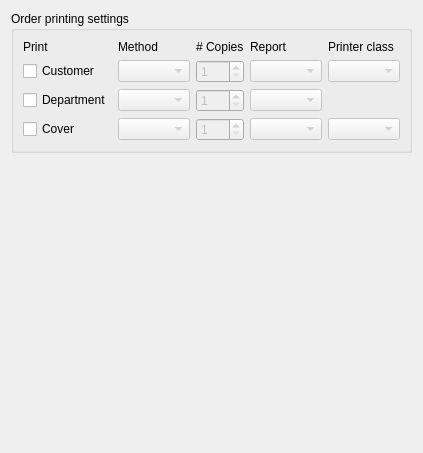
       <widget class="QWidget" name="tab4">
        <attribute name="title">
         <string>Order print</string>
        </attribute>
        <layout class="QVBoxLayout" name="verticalLayout_19">
         <item>
          <widget class="QGroupBox" name="groupBox_4">
           <property name="title">
            <string>Order printing settings</string>
           </property>
           <layout class="QVBoxLayout" name="verticalLayout">
            <item>
             <layout class="QGridLayout" name="gridLayout">
              <item row="0" column="0">
               <widget class="QLabel" name="labelCopy_2">
                <property name="text">
                 <string>Print</string>
                </property>
                <property name="buddy">
                 <cstring>spinBoxCustomerCopies</cstring>
                </property>
               </widget>
              </item>
              <item row="0" column="1">
               <widget class="QLabel" name="labelCopy_6">
                <property name="text">
                 <string>Method</string>
                </property>
                <property name="buddy">
                 <cstring>spinBoxCustomerCopies</cstring>
                </property>
               </widget>
              </item>
              <item row="0" column="2">
               <widget class="QLabel" name="labelCopy">
                <property name="text">
                 <string># Copies</string>
                </property>
                <property name="buddy">
                 <cstring>spinBoxCustomerCopies</cstring>
                </property>
               </widget>
              </item>
              <item row="0" column="3">
               <widget class="QLabel" name="labelCopy_4">
                <property name="text">
                 <string>Report</string>
                </property>
                <property name="buddy">
                 <cstring>spinBoxCustomerCopies</cstring>
                </property>
               </widget>
              </item>
              <item row="0" column="4">
               <widget class="QLabel" name="labelCopy_3">
                <property name="text">
                 <string>Printer class</string>
                </property>
                <property name="buddy">
                 <cstring>spinBoxCustomerCopies</cstring>
                </property>
               </widget>
              </item>
              <item row="1" column="0">
               <widget class="QCheckBox" name="checkBoxCustomerCopy">
                <property name="text">
                 <string>Customer</string>
                </property>
                <property name="checked">
                 <bool>false</bool>
                </property>
               </widget>
              </item>
              <item row="1" column="1">
               <widget class="RelationalComboBox" name="comboBoxCustomerMethod">
                <property name="enabled">
                 <bool>false</bool>
                </property>
               </widget>
              </item>
              <item row="1" column="2">
               <widget class="QSpinBox" name="spinBoxCustomerCopies">
                <property name="enabled">
                 <bool>false</bool>
                </property>
                <property name="minimum">
                 <number>1</number>
                </property>
               </widget>
              </item>
              <item row="1" column="3">
               <widget class="RelationalComboBox" name="comboBoxCustomerReport">
                <property name="enabled">
                 <bool>false</bool>
                </property>
                <property name="sizePolicy">
                 <sizepolicy hsizetype="Minimum" vsizetype="Fixed">
                  <horstretch>0</horstretch>
                  <verstretch>0</verstretch>
                 </sizepolicy>
                </property>
               </widget>
              </item>
              <item row="1" column="4">
               <widget class="RelationalComboBox" name="comboBoxCustomerPrinter">
                <property name="enabled">
                 <bool>false</bool>
                </property>
                <property name="sizePolicy">
                 <sizepolicy hsizetype="Minimum" vsizetype="Fixed">
                  <horstretch>0</horstretch>
                  <verstretch>0</verstretch>
                 </sizepolicy>
                </property>
               </widget>
              </item>
              <item row="2" column="0">
               <widget class="QCheckBox" name="checkBoxDepartmentCopy">
                <property name="text">
                 <string>Department</string>
                </property>
                <property name="checked">
                 <bool>false</bool>
                </property>
               </widget>
              </item>
              <item row="2" column="1">
               <widget class="RelationalComboBox" name="comboBoxDepartmentMethod">
                <property name="enabled">
                 <bool>false</bool>
                </property>
               </widget>
              </item>
              <item row="2" column="2">
               <widget class="QSpinBox" name="spinBoxDepartmentCopies">
                <property name="enabled">
                 <bool>false</bool>
                </property>
                <property name="minimum">
                 <number>1</number>
                </property>
               </widget>
              </item>
              <item row="2" column="3">
               <widget class="RelationalComboBox" name="comboBoxDepartmentReport">
                <property name="enabled">
                 <bool>false</bool>
                </property>
                <property name="sizePolicy">
                 <sizepolicy hsizetype="Minimum" vsizetype="Fixed">
                  <horstretch>0</horstretch>
                  <verstretch>0</verstretch>
                 </sizepolicy>
                </property>
               </widget>
              </item>
              <item row="3" column="0">
               <widget class="QCheckBox" name="checkBoxCoverCopy">
                <property name="text">
                 <string>Cover</string>
                </property>
                <property name="checked">
                 <bool>false</bool>
                </property>
               </widget>
              </item>
              <item row="3" column="1">
               <widget class="RelationalComboBox" name="comboBoxCoverMethod">
                <property name="enabled">
                 <bool>false</bool>
                </property>
               </widget>
              </item>
              <item row="3" column="2">
               <widget class="QSpinBox" name="spinBoxCoverCopies">
                <property name="enabled">
                 <bool>false</bool>
                </property>
                <property name="minimum">
                 <number>1</number>
                </property>
               </widget>
              </item>
              <item row="3" column="3">
               <widget class="RelationalComboBox" name="comboBoxCoverReport">
                <property name="enabled">
                 <bool>false</bool>
                </property>
                <property name="sizePolicy">
                 <sizepolicy hsizetype="Minimum" vsizetype="Fixed">
                  <horstretch>0</horstretch>
                  <verstretch>0</verstretch>
                 </sizepolicy>
                </property>
               </widget>
              </item>
              <item row="3" column="4">
               <widget class="RelationalComboBox" name="comboBoxCoverPrinter">
                <property name="enabled">
                 <bool>false</bool>
                </property>
                <property name="sizePolicy">
                 <sizepolicy hsizetype="Minimum" vsizetype="Fixed">
                  <horstretch>0</horstretch>
                  <verstretch>0</verstretch>
                 </sizepolicy>
                </property>
               </widget>
              </item>
             </layout>
            </item>
           </layout>
          </widget>
         </item>
         <item>
          <spacer name="verticalSpacer">
           <property name="orientation">
            <enum>Qt::Orientation::Vertical</enum>
           </property>
           <property name="sizeHint" stdset="0">
            <size>
             <width>380</width>
             <height>289</height>
            </size>
           </property>
          </spacer>
         </item>
        </layout>
       </widget>
